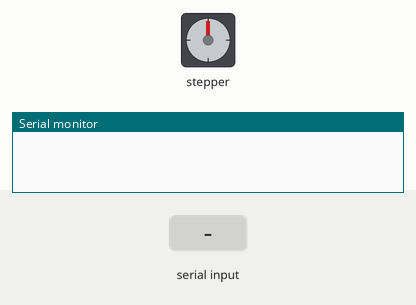
Recording of a sketch running on a simulated Arduino Uno, built with avr-gcc and run on an emulated ATmega328P. Shown: stepper motor, the last lines printed to the serial monitor. The test bench sets the inputs (shaded band). Stepper angles assume 2048 steps per turn.

Above: at 1.2 s.
1.3 s: "L90\n" received over Serial
At 2.5 s:
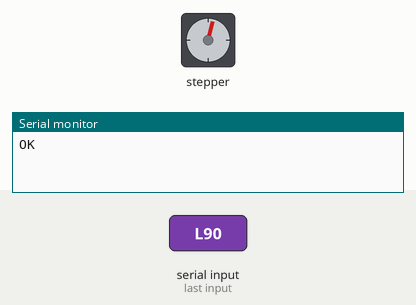
6.0 s: "L,45\n" received over Serial
At 7.3 s:
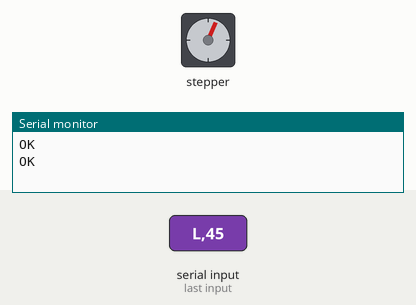
7.6 s: "L90\n" received over Serial
At 8.5 s:
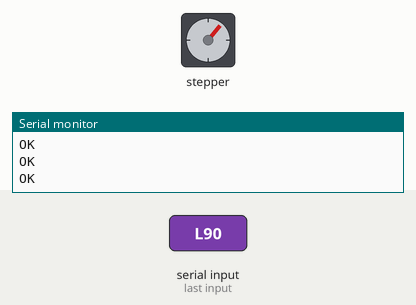
Timing chart, 0 to 10.3 s (numbered marks = the images above; inputs shaded):
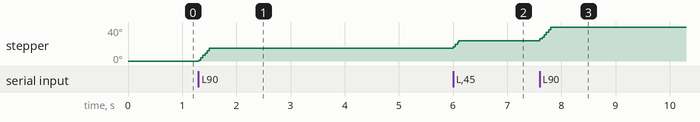

The sketch:

face_tracker.ino
```cpp
#include <Stepper.h>

#define STEPS 2048  // 28BYJ-48 steps/rev
Stepper stepper(STEPS, 8, 10, 9, 11);

void setup() {
  Serial.begin(9600);
  stepper.setSpeed(12);  // RPM; adjust to taste
}

void loop() {
  static String buffer = "";
  while (Serial.available() > 0) {
    char c = Serial.read();
    if (c == '\r') continue;
    if (c == '\n') {
      String cmd = buffer; buffer = "";
      cmd.trim();
      if (cmd.length() == 0) continue;
      // Expect commands like: L120 or R80 (case-insensitive)
      char dir = toupper(cmd.charAt(0));
      long steps = 0;
      if (cmd.length() > 1) {
        steps = cmd.substring(1).toInt();
      }
      if (steps <= 0) steps = 50; // default nudge if missing/invalid

      if (dir == 'L') {
        stepper.step(steps);
        Serial.println("OK");
      } else if (dir == 'R') {
        stepper.step(-steps);
        Serial.println("OK");
      } else {
        Serial.print("ERR:UnknownCmd ");
        Serial.println(cmd);
      }
    } else {
      if (buffer.length() < 64) buffer += c; else buffer = "";
    }
  }
}
```

Measured:
- after the input at 1.3 s, stepper: turns 15° clockwise in 0.20 s, starting at once
- after the input at 7.6 s, stepper: turns 16° clockwise in 0.20 s, starting at once
